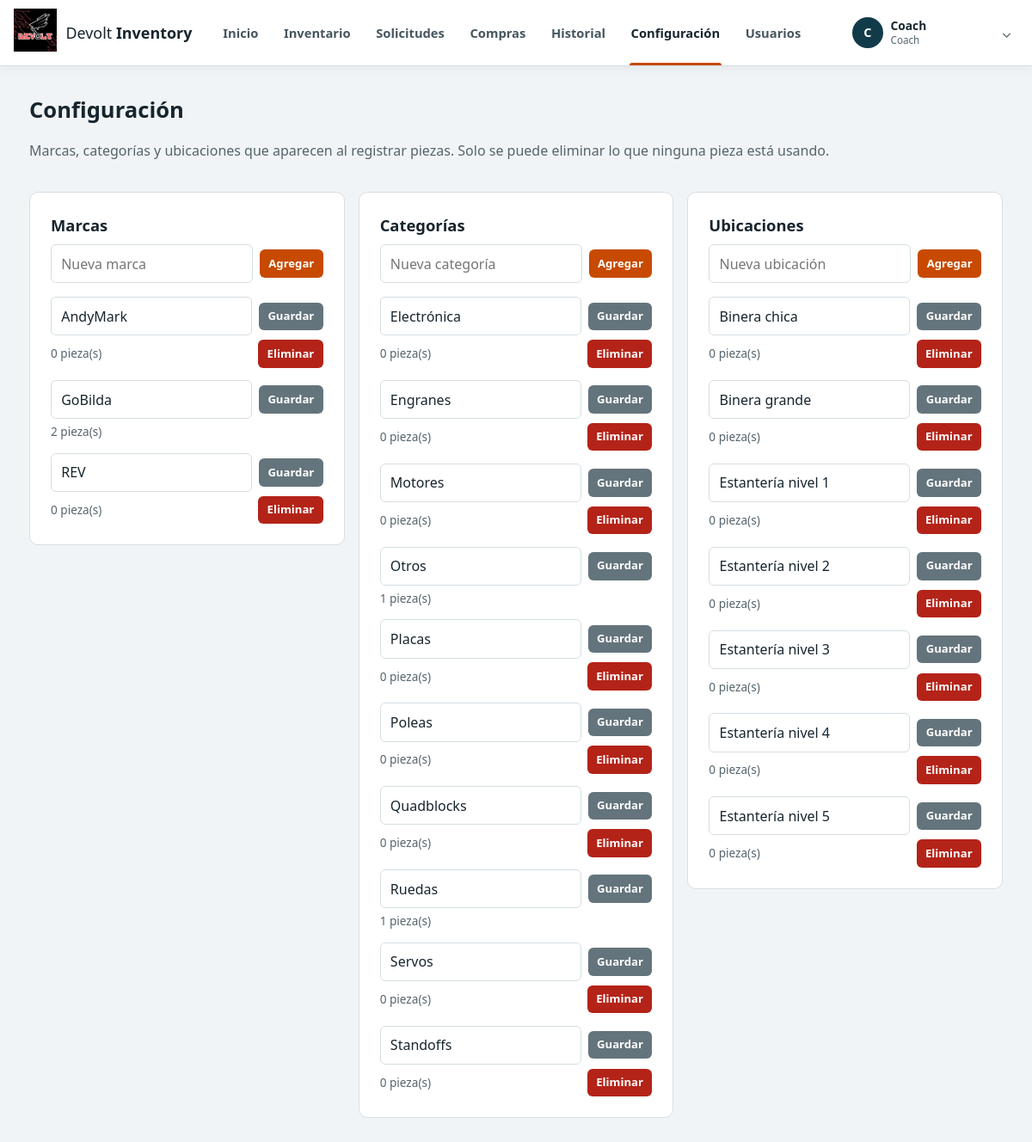
The app's page /configuracion/ (signed in) with its own data.
### tables this page shows
CREATE TABLE usuarios (
    id                    INTEGER PRIMARY KEY AUTOINCREMENT,
    nombre                TEXT NOT NULL,
    username              TEXT NOT NULL UNIQUE,
    password_hash         TEXT NOT NULL,          -- nunca se guarda la contraseña real
    rol                   TEXT NOT NULL CHECK (rol IN ('alumno', 'mentor', 'coach')),
    equipo_id             INTEGER REFERENCES equipos(id),
    activo                INTEGER NOT NULL DEFAULT 1,   -- 0 = cuenta eliminada (se conserva el historial)
    debe_cambiar_password INTEGER NOT NULL DEFAULT 0,
    fecha_creacion        TEXT NOT NULL DEFAULT (datetime('now', 'localtime')),
    -- Regla 1: todo alumno pertenece a un equipo
    CHECK (rol <> 'alumno' OR equipo_id IS NOT NULL)
);

CREATE TABLE marcas (
    id     INTEGER PRIMARY KEY AUTOINCREMENT,
    nombre TEXT NOT NULL UNIQUE
);

CREATE TABLE categorias (
    id     INTEGER PRIMARY KEY AUTOINCREMENT,
    nombre TEXT NOT NULL UNIQUE
);

CREATE TABLE ubicaciones (
    id     INTEGER PRIMARY KEY AUTOINCREMENT,
    nombre TEXT NOT NULL UNIQUE
);

### routes/configuracion.py (the view)
@bp.route("/")
@rol_requerido("mentor", "coach")
def inicio():
    secciones = [
        {"tabla": tabla, "titulo": titulo, "singular": singular, "filas": models.catalogo_listar(tabla)}
        for tabla, (titulo, singular) in SECCIONES.items()
    ]
    return render_template("configuracion.html", secciones=secciones)

### app.py (called while the page is built)
@app.before_request
def revisar_sesion():
    if request.endpoint == "static" or "usuario_id" not in session:
        return None
    usuario = models.obtener_usuario_con_equipo(session["usuario_id"])
    if usuario is None or not usuario["activo"]:
        session.clear()
        flash("Tu cuenta está desactivada. Habla con el Coach.", "error")
        return redirect(url_for("auth.login"))
    session["nombre"] = usuario["nombre"]
    session["rol"] = usuario["rol"]
    session["equipo_id"] = usuario["equipo_id"]
    session["equipo_nombre"] = usuario["equipo_nombre"]
    session["debe_cambiar"] = bool(usuario["debe_cambiar_password"])
    paginas_libres = ("auth.cambiar_password", "auth.logout")
    if session["debe_cambiar"] and request.endpoint not in paginas_libres:
        return redirect(url_for("auth.cambiar_password"))
    return None

### database.py (called while the page is built)
def conectar():
    conexion = sqlite3.connect(RUTA_DB)
    conexion.row_factory = sqlite3.Row            # permite usar fila["nombre"]
    conexion.execute("PRAGMA foreign_keys = ON")  # SQLite no revisa las claves foráneas si no se pide
    return conexion

def get_db():
    if "db" not in g:
        g.db = conectar()
    return g.db

def cerrar_db(error=None):
    conexion = g.pop("db", None)
    if conexion is not None:
        conexion.close()

### models.py (called while the page is built)
def obtener_usuario_con_equipo(usuario_id):
    return get_db().execute(
        "SELECT u.*, e.nombre AS equipo_nombre FROM usuarios u "
        "LEFT JOIN equipos e ON e.id = u.equipo_id WHERE u.id = ?", (usuario_id,)
    ).fetchone()

def _columna_en_piezas(tabla):
    if tabla not in CATALOGOS:
        raise ValueError("Catálogo desconocido.")
    return CATALOGOS[tabla]

def catalogo_listar(tabla):
    columna = _columna_en_piezas(tabla)
    return get_db().execute(
        f"SELECT t.id, t.nombre, "
        f"(SELECT COUNT(*) FROM piezas p WHERE p.{columna} = t.id AND p.activa = 1) AS en_uso "
        f"FROM {tabla} t ORDER BY t.nombre COLLATE NOCASE"
    ).fetchall()

### permisos.py (called while the page is built)
def login_requerido(funcion):
    @wraps(funcion)   # conserva el nombre original de la función (Flask lo necesita)
    def envoltura(*args, **kwargs):
        if "usuario_id" not in session:
            return redirect(url_for("auth.login"))
        return funcion(*args, **kwargs)
    return envoltura

### templates/configuracion.html (shortened to what this page needs)
{% extends "base.html" %}
{% block contenido %}
<div class="encabezado-pagina">
  <div>
    <h1>Configuración</h1>
    <p class="suave">Marcas, categorías y ubicaciones que aparecen al registrar piezas.
       Solo se puede eliminar lo que ninguna pieza está usando.</p>
  </div>
</div>
<div class="config-grid">
  {% for s in secciones %}
  <section class="tarjeta">
    <h2>{{ s.titulo }}</h2>
    <form method="post" action="{{ url_for('configuracion.agregar', tabla=s.tabla) }}" class="fila-catalogo">
      <input name="nombre" maxlength="60" required placeholder="Nueva {{ s.singular }}" aria-label="Nueva {{ s.singular }}">
      <button class="boton pequeno" type="submit">Agregar</button>
    </form>
    <ul class="lista-catalogo">
      {% for f in s.filas %}
      <li>
        <form method="post" action="{{ url_for('configuracion.renombrar', tabla=s.tabla, item_id=f.id) }}" class="fila-catalogo">
          <input name="nombre" value="{{ f.nombre }}" maxlength="60" required aria-label="Nombre de la {{ s.singular }}">
          <button class="boton pequeno secundario" type="submit">Guardar</button>
        </form>
        <div class="pie-catalogo">
          <span class="suave">{{ f.en_uso }} pieza(s)</span>
          {% if f.en_uso == 0 %}
          <form method="post" action="{{ url_for('configuracion.eliminar', tabla=s.tabla, item_id=f.id) }}" class="form-inline"
                onsubmit="return confirm('¿Eliminar este elemento?');">
            <button class="boton pequeno peligro" type="submit">Eliminar</button>
          </form>
          {% endif %}
        </div>
      </li>
      {% endfor %}
    </ul>
  </section>
  {% endfor %}
</div>
{% endblock %}

### templates/base.html (shortened to what this page needs)
<!DOCTYPE html>
<html lang="es">
<head>
  <link rel="stylesheet" href="{{ url_for('static', filename='css/estilo.css') }}">
</head>
<body>
{% if session.usuario_id %}
<header class="barra-superior">
  <div class="barra-contenedor">
    <a class="marca" href="{{ url_for('dashboard.inicio') }}" aria-label="Ir al dashboard">
<span><img class="logo" src="{{ url_for('static', filename='images/piezas/logo devolt.jpg') }}" alt="Devolt Inventory"></span>
      <span class="marca-texto">Devolt <strong>Inventory</strong></span>
    </a>
    <nav class="nav-principal" aria-label="Navegación principal">
      <a href="{{ url_for('dashboard.inicio') }}"
         class="{{ 'activo' if request.endpoint == 'dashboard.inicio' }}">Inicio</a>
      <a href="{{ url_for('inventario.lista') }}"
         class="{{ 'activo' if request.endpoint and request.endpoint.startswith('inventario.') and not request.endpoint.startswith('inventario.solicitudes') and not request.endpoint.startswith('inventario.nueva_solicitud_compra') }}">Inventario</a>
      <a href="{{ url_for('inventario.solicitudes') }}"
         class="{{ 'activo' if request.endpoint == 'inventario.solicitudes' }}">Solicitudes</a>
      <a href="{{ url_for('inventario.solicitudes_compra') }}"
         class="{{ 'activo' if request.endpoint and (request.endpoint.startswith('inventario.solicitudes_compra') or request.endpoint == 'inventario.nueva_solicitud_compra') }}">Compras</a>
      {% if session.rol in ('mentor', 'coach') %}
      <a href="{{ url_for('historial.lista') }}"
         class="{{ 'activo' if request.endpoint and request.endpoint.startswith('historial.') }}">Historial</a>
      {% endif %}
      {% if session.rol in ('mentor', 'coach') %}
      <a href="{{ url_for('configuracion.inicio') }}"
         class="{{ 'activo' if request.endpoint and request.endpoint.startswith('configuracion.') }}">Configuración</a>
      {% endif %}
      {% if session.rol == 'coach' %}
      <a href="{{ url_for('usuarios.lista') }}"
         class="{{ 'activo' if request.endpoint and request.endpoint.startswith('usuarios.') }}">Usuarios</a>
      {% endif %}
    </nav>
    <details class="cuenta-menu">
      <summary>
        <span class="cuenta-avatar">{{ session.nombre[:1]|upper }}</span>
        <span class="cuenta-info">
          <strong>{{ session.nombre }}</strong>
          <small>{{ session.rol|capitalize }}{% if session.equipo_nombre %} · {{ session.equipo_nombre }}{% endif %}</small>
        </span>
        <span class="cuenta-flecha" aria-hidden="true">⌄</span>
      </summary>
    </details>
  </div>
</header>
{% endif %}
<div class="{{ 'layout' if session.usuario_id else 'pagina-sola' }}">
  <main class="contenido">
    {% block contenido %}{% endblock %}
  </main>
</div>
</body>
</html>

### static/css/estilo.css (style rules this page uses)
:root { --papel: #f1f4f6; --superficie: #ffffff; --tinta: #17252e; --suave: #55646d; --borde: #d5dee3; --lateral: #123b4a; --acento: #c74a00; --acento-oscuro: #a23c00; --error-fondo: #fdecea; --error-texto: #8e1b10; --ok-fondo: #e6f4ec; --ok-texto: #17643c; --deimos: #8a0ef6; --phobos: #eb7216; --kova: #b35aad; }
* { box-sizing: border-box; }
body { margin: 0; background: var(--papel); color: var(--tinta); font-family: "Segoe UI", system-ui, -apple-system, Roboto, Arial, sans-serif; line-height: 1.5; }
h1 { font-size: 1.6rem; margin: 0 0 .5rem; }
h2 { font-size: 1.15rem; margin: 0 0 .4rem; }
.suave { color: var(--suave); }
.layout { min-height: calc(100vh - 76px); }
.contenido { padding: 2rem 1.5rem 3rem; max-width: 1180px; width: 100%; margin: 0 auto; }
.barra-superior { position: sticky; top: 0; z-index: 1000; background: rgba(255,255,255,.97); border-bottom: 1px solid var(--borde); box-shadow: 0 2px 12px rgba(23,37,46,.06); backdrop-filter: blur(8px); }
.barra-contenedor { min-height: 76px; width: min(1320px, calc(100% - 2rem)); margin: 0 auto; display: flex; align-items: center; gap: 1.4rem; }
.marca { display: inline-flex; align-items: center; gap: .65rem; flex: 0 0 auto; color: var(--tinta); text-decoration: none; font-size: 1.12rem; white-space: nowrap; }
.marca-texto strong { font-weight: 750; }
.nav-principal { display: flex; align-items: stretch; align-self: stretch; gap: .15rem; flex: 1; }
.nav-principal a { position: relative; display: flex; align-items: center; color: #46565f; text-decoration: none; font-weight: 600; padding: 0 .85rem; font-size: .92rem; transition: color .15s ease, background .15s ease; }
.nav-principal a::after { content: ''; position: absolute; left: .75rem; right: .75rem; bottom: 0; height: 3px; background: transparent; border-radius: 3px 3px 0 0; }
.nav-principal a.activo { color: var(--tinta); }
.nav-principal a.activo::after { background: var(--acento); }
.cuenta-menu { position: relative; flex: 0 0 auto; }
.cuenta-menu summary { list-style: none; cursor: pointer; display: flex; align-items: center; gap: .55rem; padding: .35rem .45rem .35rem .35rem; border-radius: 8px; }
.cuenta-avatar { width: 36px; height: 36px; border-radius: 50%; display: grid; place-items: center; background: var(--lateral); color: #fff; font-weight: 800; font-size: .9rem; }
.cuenta-info { display: flex; flex-direction: column; min-width: 120px; line-height: 1.2; }
.cuenta-info strong { font-size: .86rem; white-space: nowrap; overflow: hidden; text-overflow: ellipsis; max-width: 180px; }
.cuenta-info small { color: var(--suave); font-size: .73rem; margin-top: .15rem; white-space: nowrap; overflow: hidden; text-overflow: ellipsis; max-width: 190px; }
.cuenta-flecha { color: var(--suave); font-size: 1rem; }
.logo { width: 50px; height: auto; }
.tarjeta { background: var(--superficie); border: 1px solid var(--borde); border-radius: 10px; padding: 1.5rem; }
input { width: 100%; padding: .6rem .7rem; border: 1px solid var(--borde); border-radius: 6px; font: inherit; background: #fff; color: var(--tinta); }
.boton { display: inline-block; margin-top: 1.25rem; padding: .65rem 1.2rem; border: 0; border-radius: 6px; background: var(--acento); color: #fff; font: inherit; font-weight: 600; cursor: pointer; text-decoration: none; }
.encabezado-pagina { display: flex; justify-content: space-between; align-items: flex-start; gap: 1rem; margin-bottom: 1.25rem; }
.form-inline { display: inline; margin: 0; }
.boton.pequeno { margin-top: 0; padding: .4rem .65rem; font-size: .82rem; }
.boton.secundario { background: #64747c; }
.boton.peligro { background: #a52a20; }
.config-grid { display: grid; grid-template-columns: repeat(auto-fit, minmax(300px, 1fr)); gap: 1rem; align-items: start; }
.fila-catalogo { display: flex; gap: .5rem; align-items: center; margin: 0; }
.fila-catalogo input { flex: 1; min-width: 0; }
.lista-catalogo { list-style: none; padding: 0; margin: 1rem 0 0; display: flex; flex-direction: column; gap: .9rem; }
.pie-catalogo { display: flex; justify-content: space-between; align-items: center; margin-top: .3rem; font-size: .85rem; }
section.tarjeta > form.fila-catalogo { margin-top: .5rem; }
.boton.peligro { background: #b42318; color: #fff; border-color: #b42318; }

### records on screen
usuarios: nombre "C", nombre "Coach", rol "Coach"
marcas: nombre "AndyMark", en_uso "0"
marcas: nombre "GoBilda", en_uso "2"
marcas: nombre "REV", en_uso "0"
categorias: nombre "Electrónica", en_uso "0"
categorias: nombre "Engranes", en_uso "0"
categorias: nombre "Motores", en_uso "0"
categorias: nombre "Otros", en_uso "1"
categorias: nombre "Placas", en_uso "0"
categorias: nombre "Poleas", en_uso "0"
categorias: nombre "Quadblocks", en_uso "0"
categorias: nombre "Ruedas", en_uso "1"
categorias: nombre "Servos", en_uso "0"
categorias: nombre "Standoffs", en_uso "0"
ubicaciones: nombre "Binera chica", en_uso "0"
ubicaciones: nombre "Binera grande", en_uso "0"
ubicaciones: nombre "Estantería nivel 1", en_uso "0"
ubicaciones: nombre "Estantería nivel 2", en_uso "0"
ubicaciones: nombre "Estantería nivel 3", en_uso "0"
ubicaciones: nombre "Estantería nivel 4", en_uso "0"
ubicaciones: nombre "Estantería nivel 5", en_uso "0"

### other values on screen
{{ s.titulo }} "Marcas" "Categorías" "Ubicaciones"
